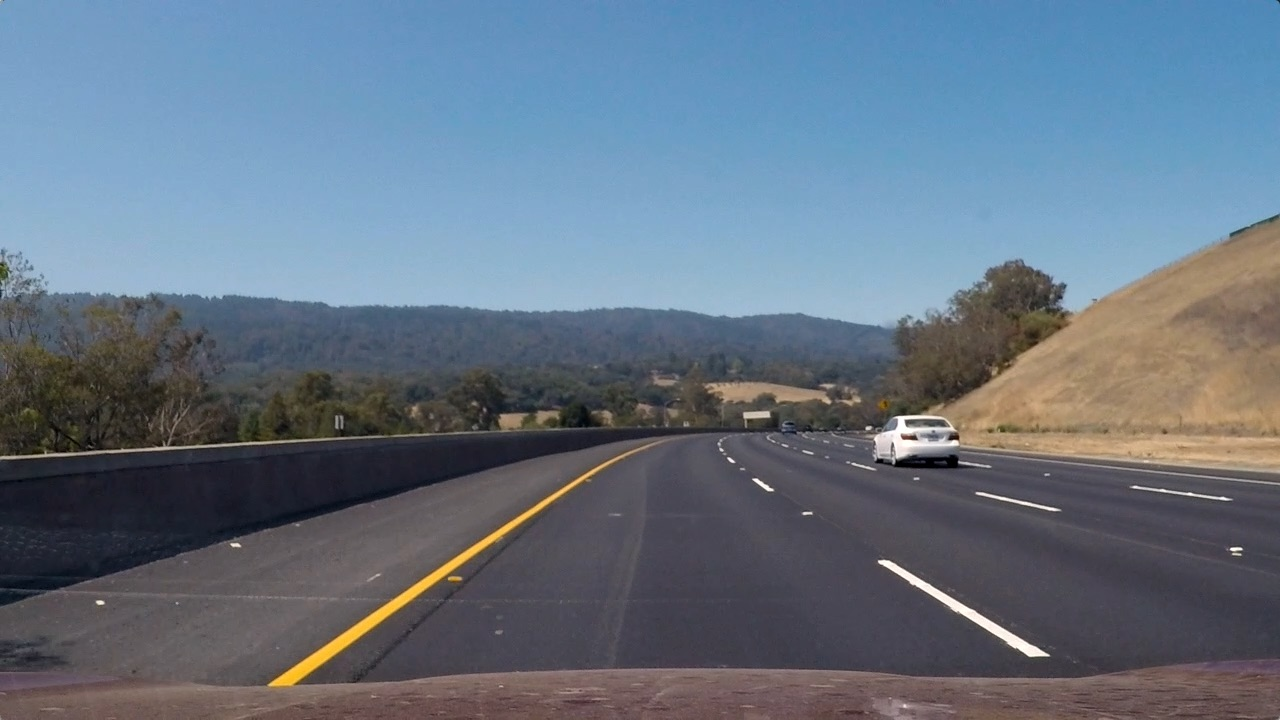
#> input picture test_images/test3.jpg, 1280 x 720 px
$ jupyter execute --allow-errors Untitled.ipynb   (older library calls are emulated)
#> lines starting #> are read from the running program, lines starting #| are printed output that depends on the picture; after the words box and inside, x2 and y2 are one past the last pixel; in counts of white or black regions, pixels touching at a corner belong together
### hls_color_threshold.py
import matplotlib.pyplot as plt
import matplotlib.image as mpimg
import numpy as np
import cv2

# Read in an image, you can also try test1.jpg or test4.jpg

# TODO: Define a function that thresholds the S-channel of HLS
# Use exclusive lower bound (>) and inclusive upper (<=)
def hls_select(img, thresh=(0, 255)):
    # 1) Convert to HLS color space
    # 2) Apply a threshold to the S channel
    # 3) Return a binary image of threshold result
    hls = cv2.cvtColor(img, cv2.COLOR_RGB2HLS)
    s_channel = hls[:,:,2]
    binary_output = np.zeros_like(s_channel)
    binary_output[(s_channel>thresh[0]) & (s_channel<=thresh[1])] = 1
    return binary_output

# [12 lines that do not run on import are left out]

### Untitled.ipynb
[cell 1]
import pickle
import matplotlib.pyplot as plt
import numpy as np
import cv2

[cell 2]
from hls_color_threshold import hls_select

[cell 3]
# [118 lines left out: functions curvature_eval, map_color, map_curv, not called in this run]

[cell 4]
def pipeline(image, src, dst, mtx, dist):

    #Distortion Correction
    undist = cv2.undistort(image, mtx, dist, None, mtx)

    #Color threshold
    hls = hls_select(undist, thresh=(90, 255))
    M = cv2.getPerspectiveTransform(src, dst)
    M_inv = cv2.getPerspectiveTransform(dst, src)
    warped_image = cv2.warpPerspective(hls, M, img_size, flags=cv2.INTER_LINEAR)

    curv_obj = curvature_eval(warped_image, nwindows = 30, margin = 40, minpix = 40)
    left_fit = curv_obj['left_fit']
    right_fit = curv_obj['right_fit']
    nonzerox = curv_obj['nonzerox']
    nonzeroy = curv_obj['nonzeroy']
    left_lane_inds = curv_obj['left_lane_inds']
    right_lane_inds = curv_obj['right_lane_inds']
    offset = curv_obj['offset']
    out_img = curv_obj['out_img']

    curvature = 0.5 * (curv_obj['left_curverad'] + curv_obj['right_curverad'])

    print('The radius of curvature is: ' + str(curvature))
    print('The car is offset ' + str(offset['offset_val']) + ' towards ' + offset['offset_dir'] + '.')

    ploty = np.linspace(0, warped_image.shape[0]-1, warped_image.shape[0] )
    left_fitx = left_fit[0]*ploty**2 + left_fit[1]*ploty + left_fit[2]
    right_fitx = right_fit[0]*ploty**2 + right_fit[1]*ploty + right_fit[2]

    out_img = map_color(M_inv, warped_image, undist, left_fitx, right_fitx, ploty)
    return out_img

[cell 5]
image = cv2.imread('test_images/test3.jpg')
#> image is the input picture: shape (720, 1280, 3); mean B, G, R 130.7, 115.3, 101.1
src = np.float32([[500, 470],       #top left
                    [780, 470],     #top right
                    [image.shape[1], image.shape[0]],     #bottom right
                    [100, image.shape[0]]])    #bottom left

dst = np.float32([[100, 0],
                    [1200, 0],
                    [1200, image.shape[0]],
                    [100, image.shape[0]]])

points = pickle.load( open("test_images/calibration_wide/wide_dist_pickle.p", "rb"))
#> (reads wide_dist_pickle.p from the repository)
mtx = points["mtx"]
dist = points["dist"]

#> (the rest of this cell did not finish here and is left out)

#> in pipeline, `undist = cv2.undistort(image, mtx, dist, None, mtx)`:
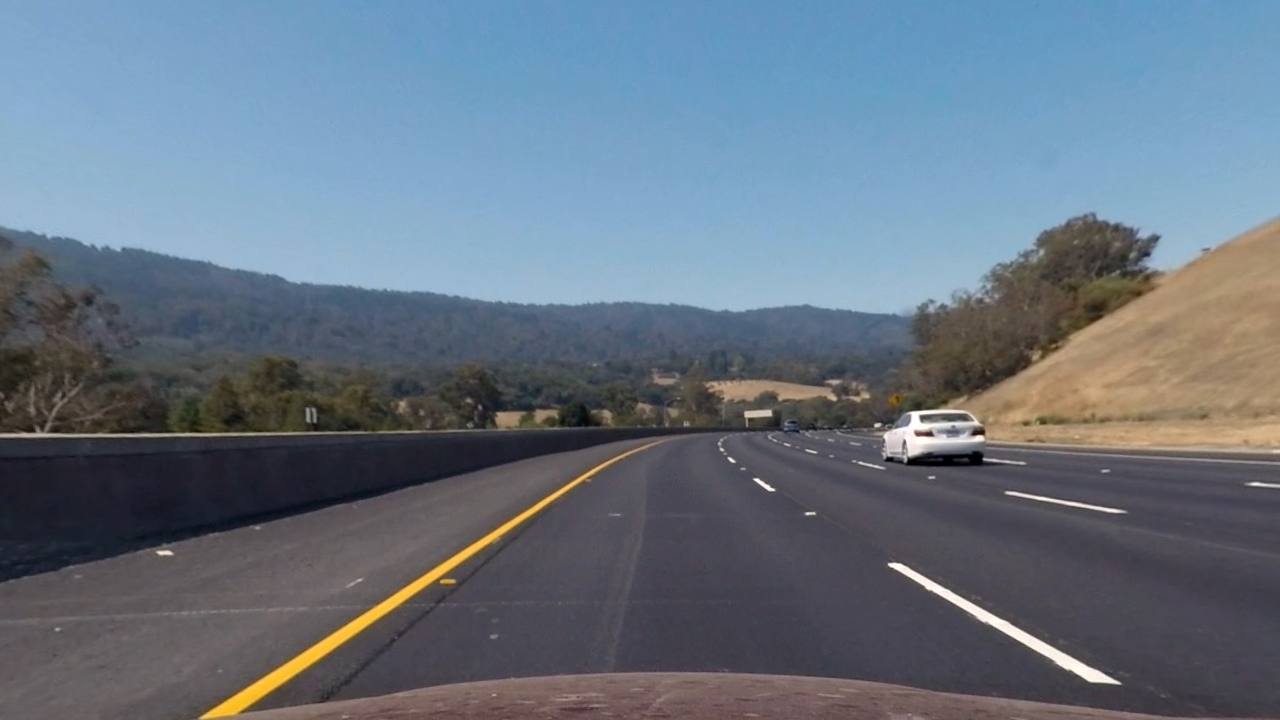
#> undist: shape (720, 1280, 3); mean B, G, R 129.4, 115.6, 102.8
#> in hls_select, `hls = cv2.cvtColor(img, cv2.COLOR_RGB2HLS)`: hls: shape (720, 1280, 3); mean of channels 0, 1, 2 73, 115.8, 59.2
#> in hls_select, `s_channel = hls[:,:,2]`:
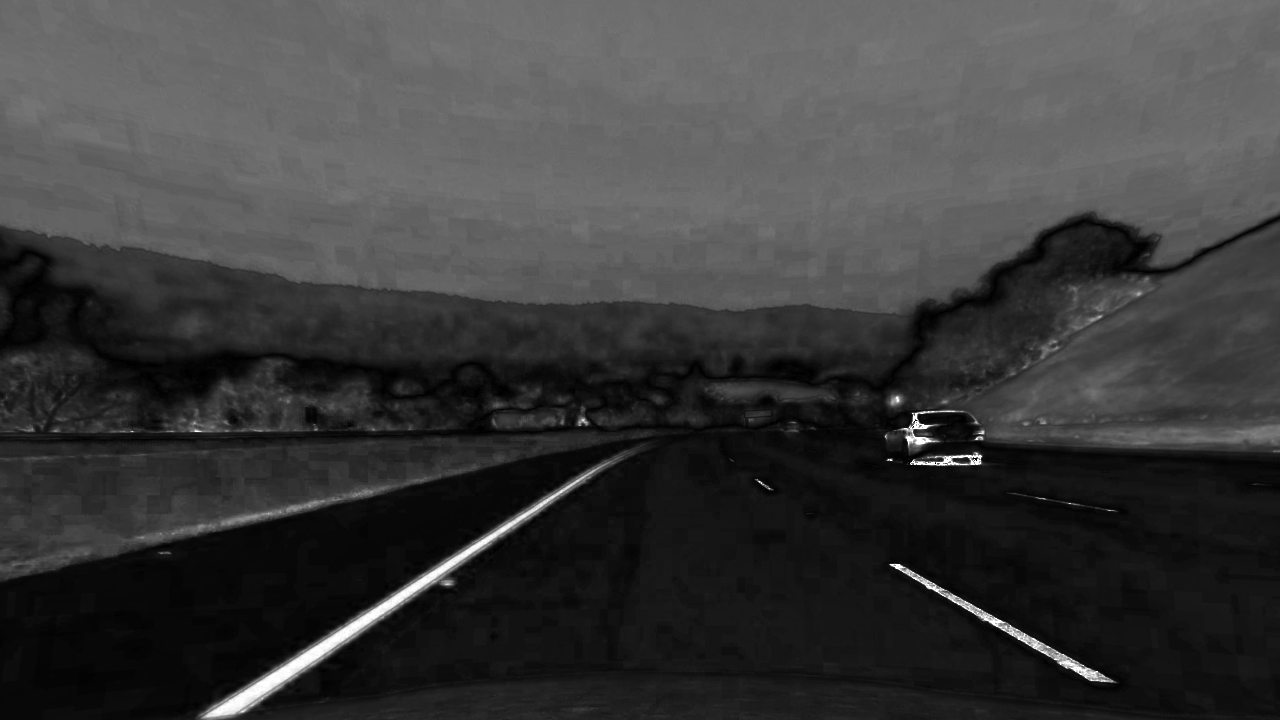
#> s_channel: shape (720, 1280); min 0, max 255, mean 59.2
#> in pipeline, `hls = hls_select(undist, thresh=(90, 255))`:
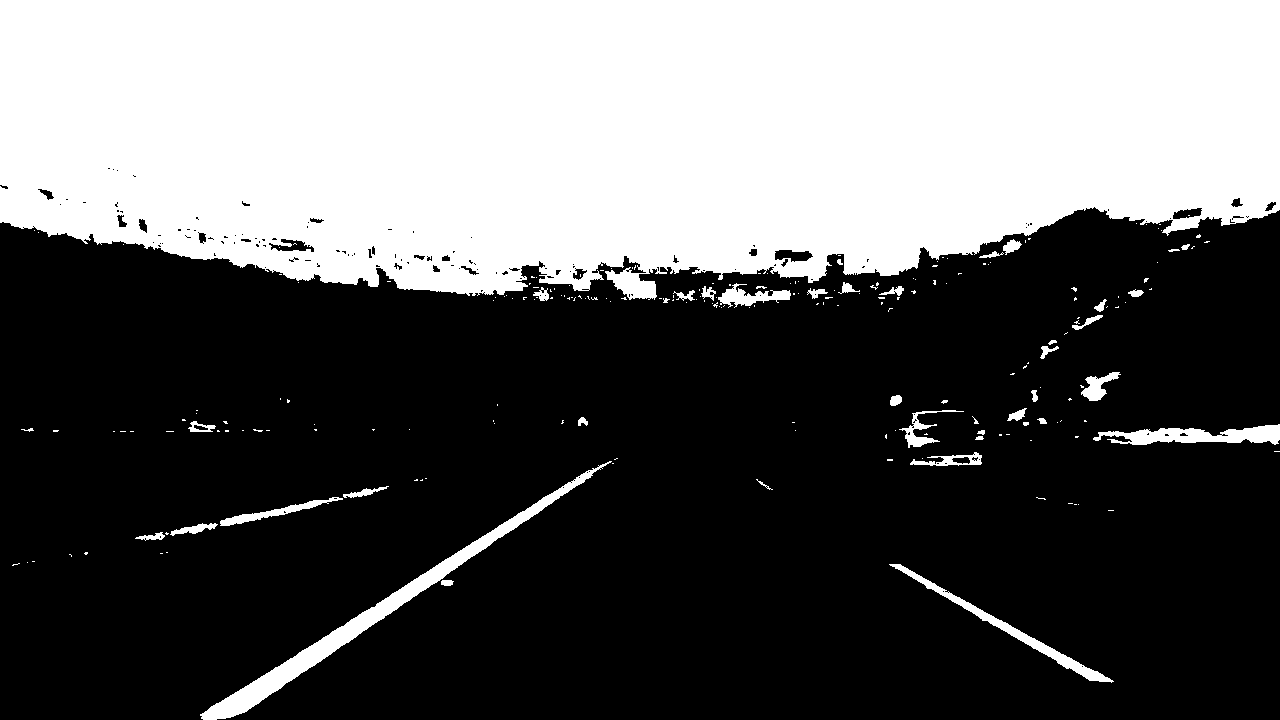
#> hls: shape (720, 1280); values 0 (black) and 1 (white), 37.5% white; 222 white regions (180 under 20 px), largest, box (x1, y1, x2, y2) and area: (0, 0, 1280, 300) 328248, (200, 461, 612, 720) 6731, (1093, 424, 1280, 445) 2184
plt.imshow(out_img)

plt.show()
